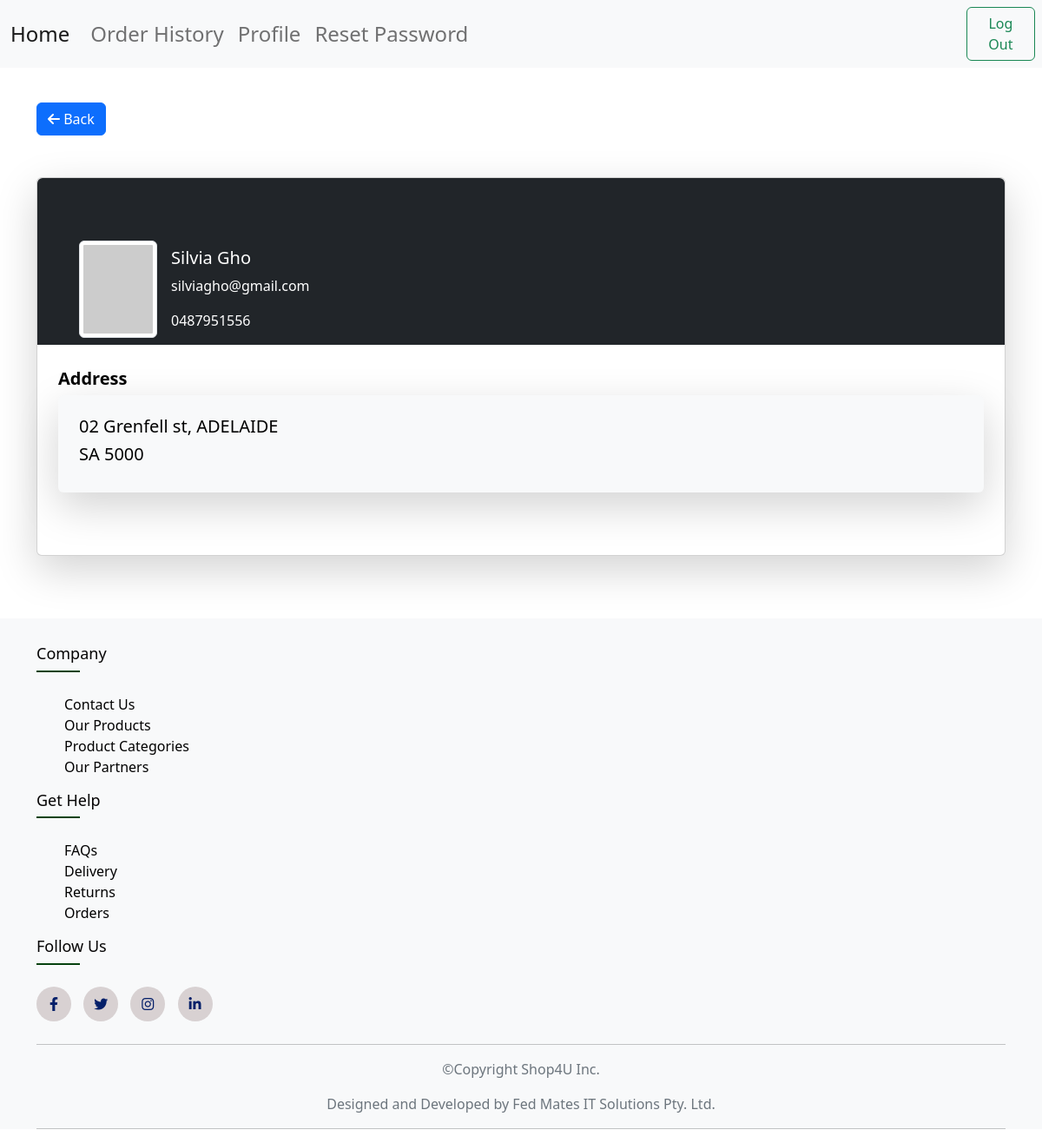
Screenshot of /picker/viewshopper.php?id=48 (signed in) with the database file from the repository.
### tables this page shows
CREATE TABLE IF NOT EXISTS `user` (
  `id` bigint NOT NULL AUTO_INCREMENT,
  `role` int NOT NULL,
  `rolename` varchar(8) NOT NULL,
  `suspended` tinyint(1) NOT NULL,
  `email` varchar(100) NOT NULL,
  `password` varchar(255) NOT NULL,
  `firstname` varchar(255) NOT NULL,
  `lastname` varchar(255) NOT NULL,
  `phone` varchar(10) NOT NULL,
  `address` varchar(255) NOT NULL,
  `city` varchar(255) NOT NULL,
  `state` varchar(255) NOT NULL,
  `postCode` varchar(10) NOT NULL,
  `transportation` varchar(25) NOT NULL,
  `license` varchar(255) NOT NULL,
  `erase` tinyint(1) NOT NULL,
  PRIMARY KEY (`id`)
);

### picker/viewshopper.php (the view, shortened to what this page needs)
<?php
if (isset($_SESSION['id']) && isset($_SESSION['email']) && ($_SESSION['role'] == 2)) {
    ?>
<?php include '../partial/pickermenu.php'?>
<?php
$shopperId = $_GET['id'];
    $pickerId = $_SESSION['id'];
    require_once "../db/config.php";
    $sqlorder = "SELECT * FROM custOrder WHERE shopperId=? AND pickerId=?";
    $stmtorder = mysqli_stmt_init($conn);
    if (!mysqli_stmt_prepare($stmtorder, $sqlorder)) {
        echo "There was an error!";
        exit();
    } else {
        mysqli_stmt_bind_param($stmtorder, "ii", $shopperId, $pickerId);
        mysqli_stmt_execute($stmtorder);
        $resultorder = mysqli_stmt_get_result($stmtorder);
        if (!$roworder = mysqli_fetch_array($resultorder)) {?>
            <div class="container py-5">
            <h3 class="text-danger">You do not have the access to view this shopper's information.</h3>
        </div>
        <?php } else {
            $sql = "SELECT * FROM user WHERE id=?";
            $stmt = mysqli_stmt_init($conn);
            if (!mysqli_stmt_prepare($stmt, $sql)) {
                echo "There was an error!";
                exit();
            } else {
                mysqli_stmt_bind_param($stmt, "i", $shopperId);
                mysqli_stmt_execute($stmt);
                $result = mysqli_stmt_get_result($stmt);
                if (!$row = mysqli_fetch_array($result)) {
                    echo "You need to resubmit your reset request.";
                    exit();
                } else {
                    $firstname = $row['firstname'];
                    $lastname = $row['lastname'];
                    $email = $row['email'];
                    $phone = $row['phone'];
                    $address = $row['address'];
                    $city = $row['city'];
                    $postCode = $row['postCode'];
                    $state = $row['state'];
                    $fullname = $firstname . "+" . $lastname;
                    $size = 100;
                    $url = "https://ui-avatars.com/api/?background=0D8ABC&color=fff&name=" . $fullname . "&size=" . $size;
                    $previous = "javascript:history.go(-1)";
                    if (isset($_SERVER['HTTP_REFERER'])) {
                        $previous = $_SERVER['HTTP_REFERER'];
                    }
                    ?>
<section class=" gradient-custom-2 mx-auto">
    <div class="container" style="margin-top: 40px;">
        <a href="<?= $previous ?>"><button class="btn btn-primary " type="submit"><span class="fa-solid fa-arrow-left"></span>
                Back</button></a>
    </div>
    <div class="container py-5">
        <div class="card shadow-lg">
            <div class="rounded-top text-white d-flex bg-dark" height="180">
                <div class="ms-5 mt-5 d-flex">
                    <img src="<?php echo $url; ?>" alt="Profile picture" class="img-fluid img-thumbnail mt-4 mb-2">
                </div>
                <div class="ms-3" style="margin-top: 80px;">
                    <h5><?php echo $firstname ?> <?php echo $lastname ?></h5>
                    <p><a href="mailto:<?php echo $email ?>" target="_blank" rel="noopener noreferrer"
                            class="text-decoration-none text-white"><?php echo $email ?></a></p>
                    <p><a href="tel:<?php echo $phone ?>" target="_blank" rel="noopener noreferrer"
                            class="text-decoration-none text-white"><?php echo $phone ?></a></p>
                </div>
            </div>
            <div class="card-body p-4 text-black">
                <div class="mb-5">
                    <p class="lead fw-bold mb-1">Address</p>
                    <div class="p-4 bg-light rounded shadow-lg" >
                        <div class="col-md-6">
                            <h5><?php echo $address ?>, <?php echo $city ?></h5>
                            <h5><?php echo $state ?> <?php echo $postCode ?></h5>
                        </div>
                    </div>
                </div>
            </div>
        </div>
    </div>
</section>
<?php
}
            }
        }
    }
    include '../partial/footer.php';
    ?>
<?php
} else {
    header("Location: ../login.php");
    exit();
}
?>

### css/style.css (style rules this page uses)
.container { max-width: auto; margin: auto; }

### rows the page displays
user: firstname "Silvia", lastname "Gho", email "silviagho@gmail.com", phone "0487951556", address "02 Grenfell st", city "ADELAIDE", state "SA", postCode "5000"
